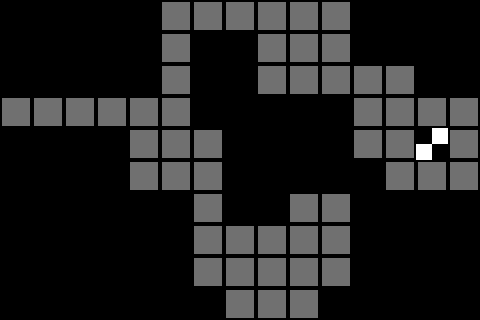

Rendered tile map (Tiled .tmx) drawn with the repository's tilesets; below, a short description and the full map source, tile grids included:
An orthogonal 15x10 tile map with 32x32 px tiles, 1 tile layer (Tile Layer 1).

<map version="1.0" tiledversion="1.1.6" orientation="orthogonal" renderorder="right-down" width="15" height="10" tilewidth="32" tileheight="32" infinite="0" nextobjectid="1">
 <tileset firstgid="1" source="Bloxorz_tileset.tsx" />
 <layer name="Tile Layer 1" width="15" height="10">
  <data encoding="csv">
0,0,0,0,0,1,1,1,1,1,1,0,0,0,0,
0,0,0,0,0,1,0,0,1,1,1,0,0,0,0,
0,0,0,0,0,1,0,0,1,1,1,1,1,0,0,
1,1,1,1,1,1,0,0,0,0,0,1,1,1,1,
0,0,0,0,1,1,1,0,0,0,0,1,1,3,1,
0,0,0,0,1,1,1,0,0,0,0,0,1,1,1,
0,0,0,0,0,0,1,0,0,1,1,0,0,0,0,
0,0,0,0,0,0,1,1,1,1,1,0,0,0,0,
0,0,0,0,0,0,1,1,1,1,1,0,0,0,0,
0,0,0,0,0,0,0,1,1,1,0,0,0,0,0
</data>
 </layer>
</map>
